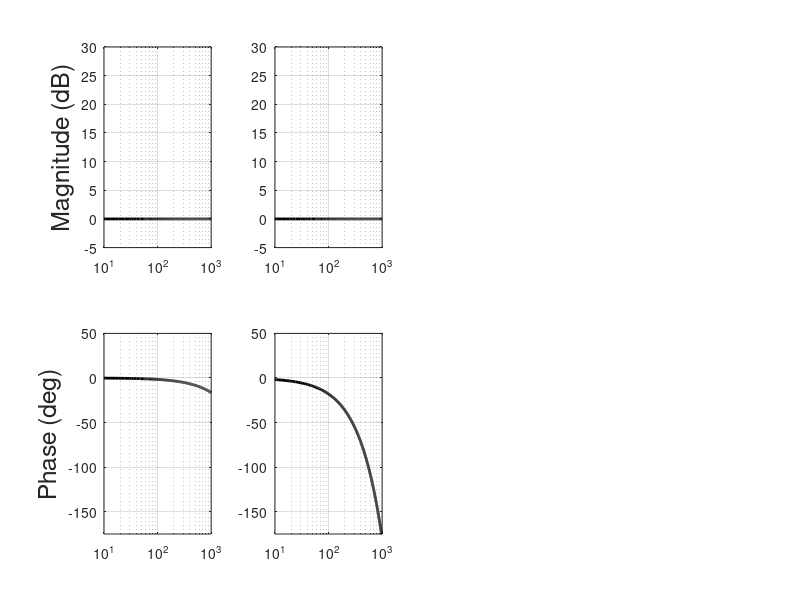

This figure's MATLAB source: (Note: this script raises an error after producing the figure.)
%% itd_and_ild_bode_plots_fixed.m
% Fixed semilogx plotting for ITD and ILD analysis

clear; close all; clc;

%% Parameters
small_itd_delay = 50e-6;  % seconds
large_itd_delay = 500e-6; % seconds
Fs = 44100;               % sampling rate

%% --- SMALL ITD CASE -------------------------------------------------------
click_input = zeros(1, Fs);
click_output = zeros(1, Fs);
click_input(1) = 1;
delay_samples = round(small_itd_delay * Fs);
click_output(1 + delay_samples) = 1;

nfft = 2^14;
fft_input = fft(click_input, nfft);
fft_output = fft(click_output, nfft);
f = Fs * (0:(nfft/2)) / nfft;  % frequency vector (Hz)

magnitude_dB_input = 20*log10(abs(fft_input(1:nfft/2+1)));
phase_deg_input = unwrap(angle(fft_input(1:nfft/2+1))) * 180/pi;

magnitude_dB_output = 20*log10(abs(fft_output(1:nfft/2+1)));
phase_deg_output = unwrap(angle(fft_output(1:nfft/2+1))) * 180/pi;

% Skip DC bin (f=0) for plotting
f_plot = f(2:end);
mag_diff_small = magnitude_dB_input(2:end) - magnitude_dB_output(2:end);
phase_diff_small = phase_deg_output(2:end) - phase_deg_input(2:end);

figure;

% Magnitude
subplot(2,4,1)
semilogx(f_plot, mag_diff_small, 'LineWidth', 2, 'Color', 'k')
xlim([10 1000])
ylabel('Magnitude (dB)', 'FontSize', 18)
ylim([-5 30])
grid on

% Phase
subplot(2,4,5)
semilogx(f_plot, phase_diff_small, 'LineWidth', 2, 'Color', 'k')
xlim([10 1000])
ylabel('Phase (deg)', 'FontSize', 18)
ylim([-175 50])
grid on


%% --- LARGE ITD CASE -------------------------------------------------------
click_input = zeros(1, Fs);
click_output = zeros(1, Fs);
click_input(1) = 1;
delay_samples = round(large_itd_delay * Fs);
click_output(1 + delay_samples) = 1;

fft_input = fft(click_input, nfft);
fft_output = fft(click_output, nfft);

magnitude_dB_input = 20*log10(abs(fft_input(1:nfft/2+1)));
phase_deg_input = unwrap(angle(fft_input(1:nfft/2+1))) * 180/pi;
magnitude_dB_output = 20*log10(abs(fft_output(1:nfft/2+1)));
phase_deg_output = unwrap(angle(fft_output(1:nfft/2+1))) * 180/pi;

mag_diff_large = magnitude_dB_input(2:end) - magnitude_dB_output(2:end);
phase_diff_large = phase_deg_output(2:end) - phase_deg_input(2:end);

% Magnitude
subplot(2,4,2)
semilogx(f_plot, mag_diff_large, 'LineWidth', 2, 'Color', 'k')
xlim([10 1000])
ylim([-5 30])
grid on

% Phase
subplot(2,4,6)
semilogx(f_plot, phase_diff_large, 'LineWidth', 2, 'Color', 'k')
xlim([10 1000])
ylim([-175 50])
grid on


%% --- NATURAL ILDs ---------------------------------------------------------
hrtf_data = table2array(readtable('C:\Users\benri\Documents\GitHub\MILD-Master\stim\hrtf_kemar_0el.csv'));
hrtf_r_ind = mod(mod(70,360)/5, (360/5));
hrtf_l_ind = mod(360 - mod(70,360)/5, 360/5);

hrtf_l_data = hrtf_data(hrtf_l_ind,:);
hrtf_r_data = hrtf_data(hrtf_r_ind,:);

impulse_response_L = hrtf_l_data;
impulse_response_R = hrtf_r_data;

N = length(impulse_response_L);
nfft = 2^14; % 2^nextpow2(N);
H_f_L = fft(impulse_response_L, nfft);
H_f_R = fft(impulse_response_R, nfft);

f = Fs * (0:(nfft/2)) / nfft;
f_plot = f(2:end);

magnitude_dB_L = 20*log10(abs(H_f_L(1:nfft/2+1)));
phase_deg_L = zeros(1,nfft/2+1); % unwrap(angle(H_f_L(1:nfft/2+1))) * 180/pi;
magnitude_dB_R = 20*log10(abs(H_f_R(1:nfft/2+1)));
phase_deg_R = zeros(1,nfft/2+1); % unwrap(angle(H_f_R(1:nfft/2+1))) * 180/pi;

mag_diff_ild = magnitude_dB_L(2:end) - magnitude_dB_R(2:end);
phase_diff_ild = phase_deg_L(2:end) - phase_deg_R(2:end);

% Magnitude
subplot(2,4,3)
semilogx(f_plot, mag_diff_ild, 'LineWidth', 2, 'Color', 'k')
xlim([10 8000])
ylim([-5 30])
grid on

% Phase
subplot(2,4,7)
semilogx(f_plot, phase_diff_ild, 'LineWidth', 2, 'Color', 'k')
xlim([10 8000])
ylim([-175 50])
grid on


%% --- BROADBAND ILDs -------------------------------------------------------
broadband_mag = 10 * ones(size(f_plot));
broadband_phase = zeros(size(f_plot));

% Magnitude
subplot(2,4,4)
semilogx(f_plot, broadband_mag, 'LineWidth', 2, 'Color', 'k')
xlim([10 8000])
ylim([-5 30])
grid on

% Phase
subplot(2,4,8)
semilogx(f_plot, broadband_phase, 'LineWidth', 2, 'Color', 'k')
xlim([10 8000])
ylim([-175 50])
grid on
